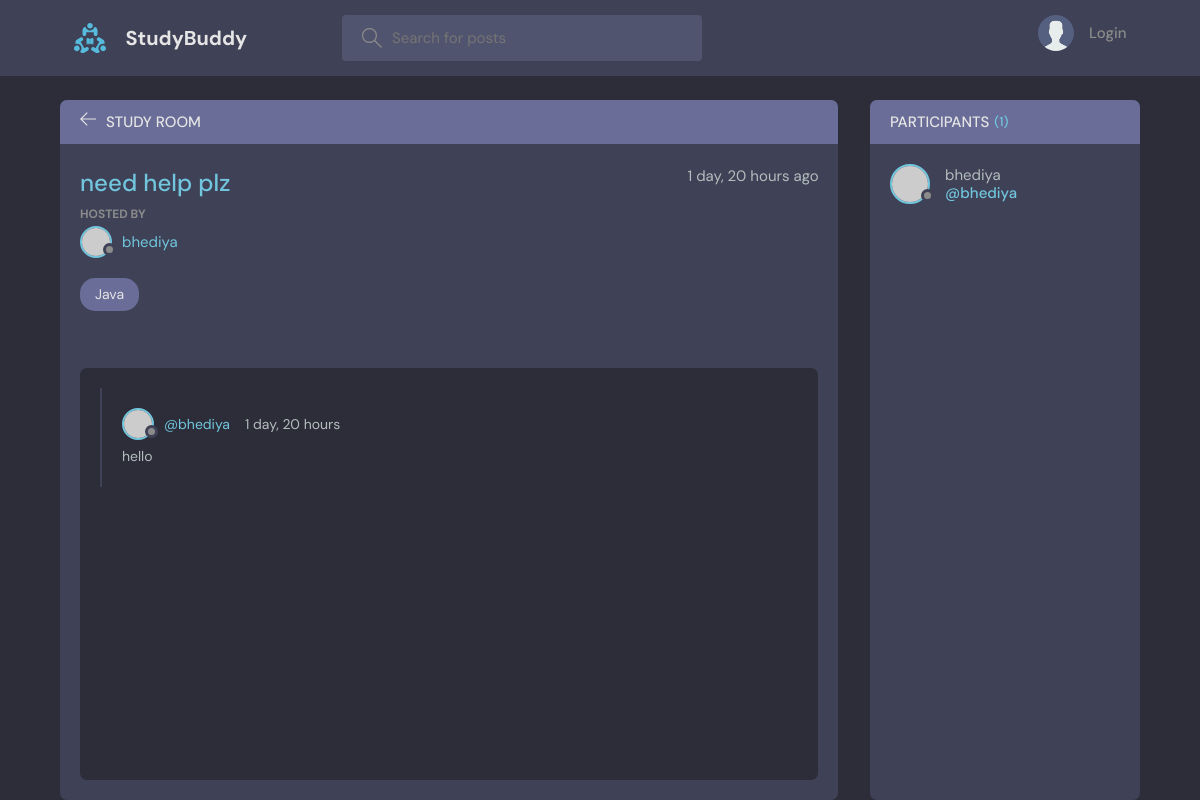
Before: /room/7/ with the older database file.
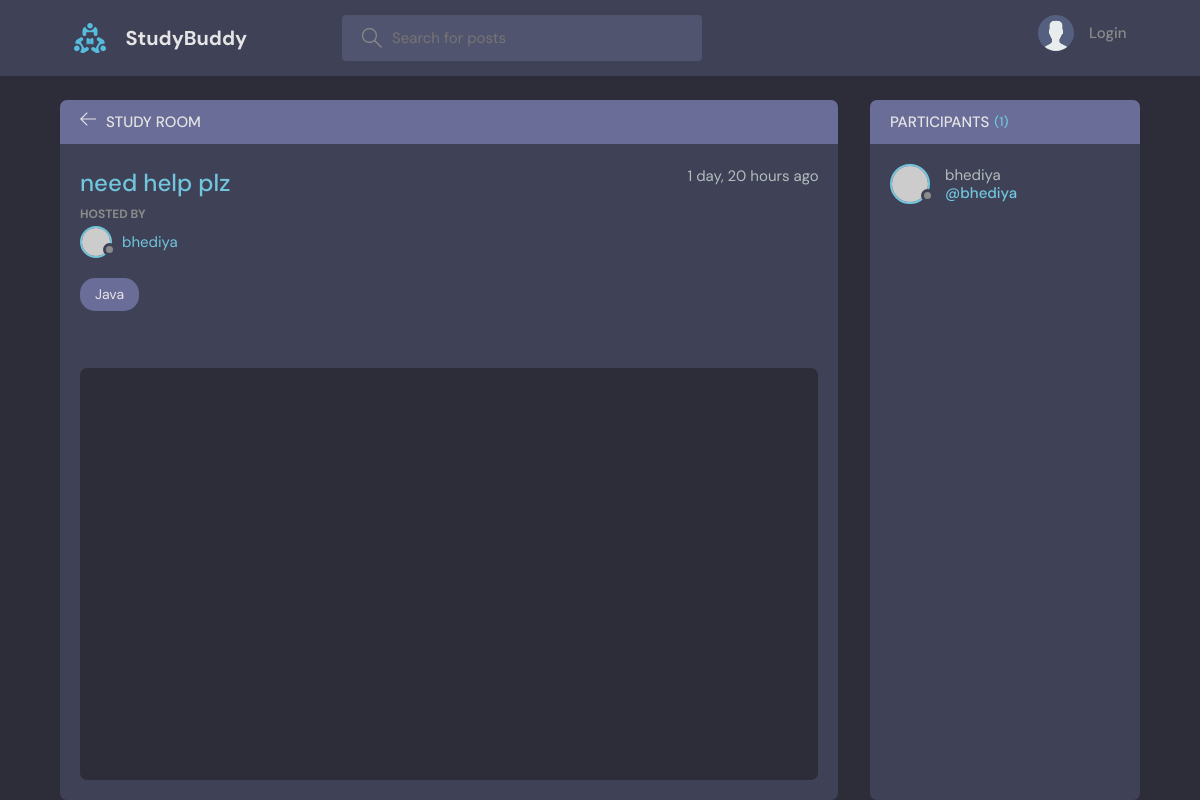
After: the same page with the newer database file.
### base/models.py (models this page shows, shortened)
class Message(models.Model):
    user =models.ForeignKey(User,on_delete=models.CASCADE)
    room=models.ForeignKey(Room,on_delete=models.CASCADE)
    body=models.TextField()
    updated=models.DateTimeField(auto_now=True)
    created=models.DateTimeField(auto_now_add=True)
    class Meta:
        ordering=['-updated','-created']

### base/views.py (the view, shortened to what this page needs)
# urls.py: path('room/<str:pk>/', views.room,name="room"),
def room(request, pk):
    room = Room.objects.get(id=pk)
    room_messages = room.message_set.all().order_by('-created')
    participents=room.participents.all()
    context = {'room': room, 'room_messages': room_messages, 'participents':participents}
    return render(request, 'base/room.html', context)

### base/models.py (called while the page is built)
    def __str__(self):
        return self.name

### base/templates/base/room.html (shortened to what this page needs)
{% extends 'main.html'%} {% block content %}
<main class="profile-page layout layout--2">
  <div class="container">
    <div class="room">
      <div class="room__top">
        <div class="room__topLeft">
          <a href="{% url 'home' %}">
            <svg
              version="1.1"
              xmlns="http://www.w3.org/2000/svg"
              width="32"
              height="32"
              viewBox="0 0 32 32"
            >
              <title>arrow-left</title>
              <path
                d="M13.723 2.286l-13.723 13.714 13.719 13.714 1.616-1.611-10.96-10.96h27.625v-2.286h-27.625l10.965-10.965-1.616-1.607z"
              ></path>
            </svg>
          </a>
          <h3>Study Room</h3>
        </div>
      </div>
      <div class="room__box scroll">
        <div class="room__header scroll">
          <div class="room__info">
            <h3>{{room.name}}</h3>
            <span>{{room.created|timesince}} ago</span>
          </div>
          <div class="room__hosted">
            <p>Hosted By</p>
            <a href="{% url 'user-profile' room.host.id%}" class="room__author">
              <div class="avatar avatar--small">
                <img src="https://randomuser.me/api/portraits/men/37.jpg" />
              </div>
              <span>{{room.host.username}}</span>
            </a>
          </div>
          <span class="room__topics">{{room.topic}}</span>
        </div>
        <div class="room__conversation">
          <div class="threads scroll">
            {% for message in room_messages %}
            <div class="thread">
              <div class="thread__top">
                <div class="thread__author">
                  <a
                    href="{% url 'user-profile' message.user.id%}"
                    class="thread__authorInfo"
                  >
                    <div class="avatar avatar--small">
                      <img
                        src="https://randomuser.me/api/portraits/men/37.jpg"
                      />
                    </div>
                    <span>@{{message.user.username}}</span>
                  </a>
                  <span class="thread__date"
                    >{{message.created|timesince}}</span
                  >
                </div>
              </div>
              <div class="thread__details">{{message.body}}</div>
            </div>
            {% endfor %}
          </div>
        </div>
      </div>
    </div>
    <div class="participants">
      <h3 class="participants__top">
        Participants <span>({{room.participents.all.count}})</span>
      </h3>
      <div class="participants__list scroll">
        {% for user in participents %}
        <a href="{% url 'user-profile' user.id %}" class="participant">
          <div class="avatar avatar--medium">
            <img src="https://randomuser.me/api/portraits/men/37.jpg" />
          </div>
          <p>
            {{user.username}}
            <span>@{{user.username}}</span>
          </p>
        </a>
        {% endfor %}
      </div>
    </div>
  </div>
</main>
{% endblock content %}

Changed rows visible on the page:
removed Message: user.username "bhediya", created "1 day, 20 hours", body "hello"
